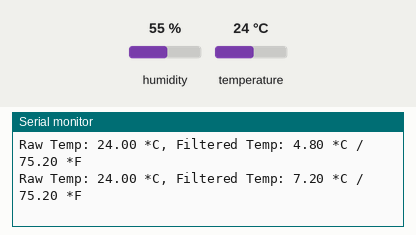
Simulated run of this sketch. Board: Arduino Uno, built with avr-gcc and run on an emulated ATmega328P. Parts: the last lines printed to the serial monitor. The inputs (shaded band) are chosen by the test bench; at power-on: temperature 24 °C, humidity 55 %.

Above: at 2.8 s.
2.9 s: temperature set to 12 °C
At 3.6 s:
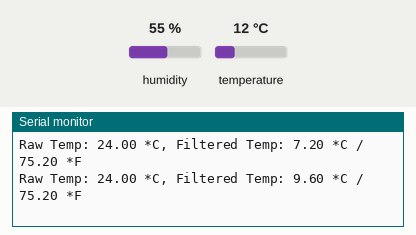
5.6 s: temperature set to 19 °C
At 6.6 s:
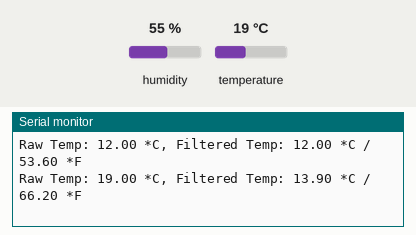
Timing chart, 0 to 8.6 s (numbered marks = the images above; inputs shaded):
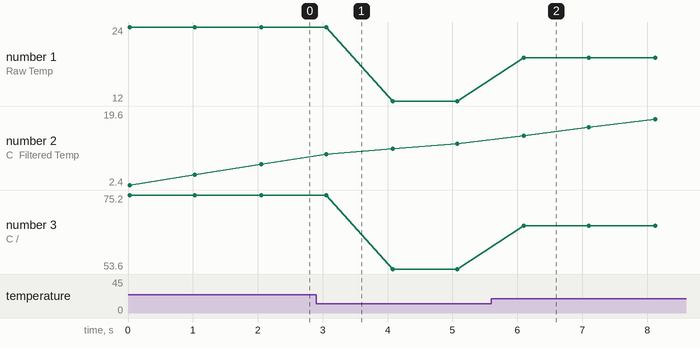

Measured:
- after the input at 5.6 s, the serial monitor: prints a new line after 0.50 s (image 2)
- plotted number 1: 12 → 19 after the input at 5.6 s
- plotted number 2: 12 → 18.3 after the input at 5.6 s
- plotted number 3: 75.2 → 53.6 after the input at 2.9 s, 53.6 → 66.2 after the input at 5.6 s

The sketch:

Task4_DHT.ino
```cpp
#include <DHT.h>

// Pin and sensor type definitions
#define DHTPIN 2            // Pin connected to the DHT sensor
#define DHTTYPE DHT11       // Define DHT 22 (or DHT11)

DHT dht(DHTPIN, DHTTYPE); // Initialize the DHT sensor

// Moving Average variables
const int NUM_SAMPLES = 10;  // Number of samples for moving average
float readings[NUM_SAMPLES];  // Array to store temperature readings
int readIndex = 0;            // Current index for storing readings
float total = 0;              // Sum of the last NUM_SAMPLES readings
float average = 0;            // Averaged temperature

void setup() {
  Serial.begin(9600);   // Start serial communication
  dht.begin();          // Initialize the DHT sensor

  // Initialize all readings to 0
  for (int i = 0; i < NUM_SAMPLES; i++) {
    readings[i] = 0;
  }
}

void loop() {
  // Read temperature and humidity from the DHT sensor
  float humidity = dht.readHumidity();
  float tempC = dht.readTemperature(); // Celsius
  float tempF = (tempC * 9.0 / 5.0) + 32; // Convert to Fahrenheit

  // Handle failed sensor readings
  if (isnan(tempC) || isnan(humidity)) {
    Serial.println("Failed to read from DHT sensor!");
    return;
  }

  // Update the moving average with the new reading
  total -= readings[readIndex];
  readings[readIndex] = tempC;  // Store the new temperature reading
  total += readings[readIndex];
  readIndex = (readIndex + 1) % NUM_SAMPLES;  // Circular index for the array

  // Calculate the moving average of the last NUM_SAMPLES readings
  average = total / NUM_SAMPLES;

  // Print raw and filtered temperature data
  Serial.print("Raw Temp: ");
  Serial.print(tempC, 2);
  Serial.print(" *C, Filtered Temp: ");
  Serial.print(average, 2);
  Serial.print(" *C / ");
  Serial.print(tempF, 2);
  Serial.print(" *F");

  Serial.println();

  delay(1000);  // Delay for 1 second before the next reading
}
```
